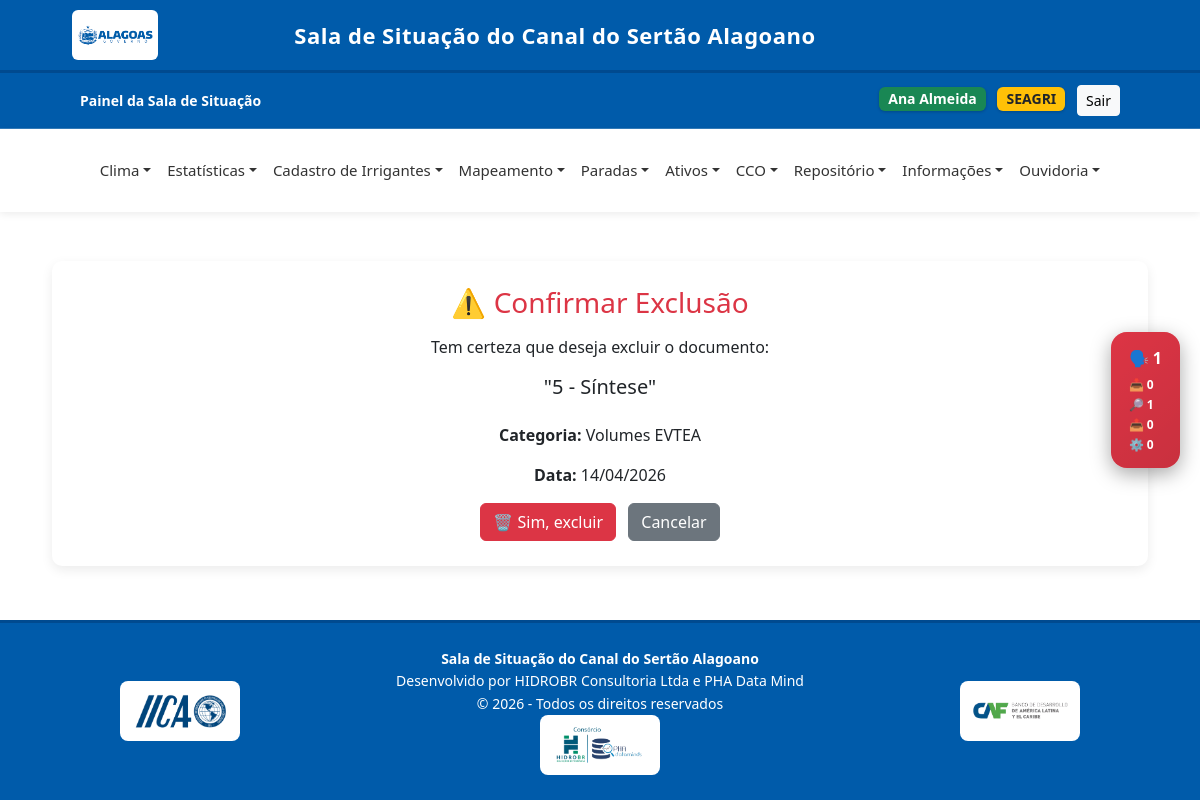
The page /documentos/11/excluir/ (signed in) on the database its author committed.
### core/models.py (models this page shows, shortened)
class User(AbstractUser):
    GRUPOS_CHOICES = [
        ('seinfra', 'SEINFRA'),
        ('casal', 'CASAL'),
        ('segov', 'SEGOV'),
        ('seagri', 'SEAGRI'),
        ('arsal', 'ARSAL'),
        ('sefaz', 'SEFAZ'),
        ('iica', 'IICA'),
    ]
    grupo = models.CharField(max_length=50, choices=GRUPOS_CHOICES, blank=True, null=True)
    email = models.EmailField()
    groups = models.ManyToManyField(Group, related_name="+", blank=True)
    user_permissions = models.ManyToManyField(Permission, related_name="+", blank=True)

class Documento(models.Model):
    titulo = models.CharField(max_length=255)
    arquivo = models.FileField(upload_to='documentos/')
    descricao = models.TextField(blank=True, null=True)
    categoria = models.ForeignKey(
        CategoriaDocumento,
        on_delete=models.SET_NULL,
        null=True,
        blank=True
    )
    data_upload = models.DateTimeField(auto_now_add=True)
    cadastrante = models.ForeignKey(
        User,
        on_delete=models.SET_NULL,
        null=True,
        blank=True
    )

class CategoriaDocumento(models.Model):
    nome = models.CharField(max_length=255)
    pai = models.ForeignKey(
        'self',
        on_delete=models.CASCADE,
        null=True,
        blank=True,
        related_name='subcategorias'
    )
    descricao = models.TextField(blank=True, null=True)
    def __str__(self):
        return self.nome

### core/views.py (the view)
# urls.py: path('documentos/<int:documento_id>/excluir/', views.excluir_documento, name='excluir_documento'),
@login_required
def excluir_documento(request, documento_id):
    documento = get_object_or_404(Documento, id=documento_id)
    if request.method == 'POST':
        documento.delete()
        return redirect('lista_documentos')
    return render(request, 'documentos/confirmar_exclusao.html', {
        'objeto': documento
    })

### templates/documentos/confirmar_exclusao.html (shortened to what this page needs)
{% extends 'base.html' %}
{% block content %}
<div class="container mt-4">
    <div class="card-custom text-center">
        <h3 class="text-danger mb-3">⚠️ Confirmar Exclusão</h3>
        <p>
            Tem certeza que deseja excluir o documento:
        </p>
        <h5 class="mb-4">
            "{{ objeto.titulo }}"
        </h5>
        <p><strong>Categoria:</strong> {{ objeto.categoria }}</p>
        <p><strong>Data:</strong> {{ objeto.data_upload|date:"d/m/Y" }}</p>
        <form method="post">
            <button type="submit" class="btn btn-danger me-2">
                🗑 Sim, excluir
            </button>
            <a href="{% url 'lista_documentos' %}" class="btn btn-secondary">
                Cancelar
            </a>
        </form>
    </div>
</div>
{% endblock %}

### templates/base.html (shortened to what this page needs)
{% load static %}
<!DOCTYPE html>
<html lang="pt-br">
<head>
    <link rel="stylesheet" href="{% static 'css/base.css' %}">
    <link href="https://cdn.jsdelivr.net/npm/bootstrap@5.3.0/dist/css/bootstrap.min.css" rel="stylesheet">
    <link rel="stylesheet" href="https://unpkg.com/leaflet/dist/leaflet.css"/>
</head>
<body>
<div class="header-institucional">
    <div class="container-fluid d-flex align-items-center justify-content-between">
        <div class="d-flex align-items-center">
            <img src="{% static 'img/governo.png' %}" height="100" class="me-4">
        </div>
        <div class="titulo-sistema text-center">
            <a class="navbar-brand align-items-center" href="{% url 'home' %}">
                Sala de Situação do Canal do Sertão Alagoano
            </a>
        </div>
    </div>
</div>
<div class="navbar-custom d-flex justify-content-between align-items-center">
    <div>
        <a class="navbar-brand align-items-center" href="{% url 'home' %}">
            <span><strong>Painel da Sala de Situação</strong></span>
        </a>
    </div>
    <div>
        {% if user.is_authenticated %}
            <span class="badge bg-success badge-usuario me-2">
                {{ user.get_full_name|default:user.username }}
            </span>
            <span class="badge bg-warning text-dark badge-usuario me-2">
                {{ user.get_grupo_display }}
            </span>
            <form action="{% url 'logout' %}" method="post" style="display:inline;">
                <button type="submit" class="btn btn-light btn-sm">Sair</button>
            </form>
        {% endif %}
    </div>
</div>
{% if user.is_authenticated %}
<nav class="navbar navbar-expand-lg navbar-light">
    <div class="container-fluid">
        <div class="collapse navbar-collapse justify-content-center" id="navbarMenu">
            <ul class="navbar-nav">
                <li class="nav-item dropdown">
                    <a class="nav-link dropdown-toggle" href="#">Clima</a>
                </li>
                <li class="nav-item dropdown">
                    <a class="nav-link dropdown-toggle" href="#">Estatísticas</a>
                </li>
                <li class="nav-item dropdown">
                    <a class="nav-link dropdown-toggle" href="#">Cadastro de Irrigantes</a>
                </li>
                <li class="nav-item dropdown">
                    <a class="nav-link dropdown-toggle" href="#">Mapeamento</a>
                </li>
                <li class="nav-item dropdown">
                    <a class="nav-link dropdown-toggle" href="#">Paradas</a>
                </li>
                <li class="nav-item dropdown">
                    <a class="nav-link dropdown-toggle" href="#">Ativos</a>
                </li>
                <li class="nav-item dropdown">
                    <a class="nav-link dropdown-toggle" href="#">CCO</a>
                </li>
                <li class="nav-item dropdown">
                    <a class="nav-link dropdown-toggle" href="#">Repositório</a>
                </li>
                <li class="nav-item dropdown">
                    <a class="nav-link dropdown-toggle" href="#">Informações</a>
                </li>
                {% if user.grupo == 'seagri' or user.grupo == 'casal' %}
                    <li class="nav-item dropdown">
                        <a class="nav-link dropdown-toggle" href="{% url 'lista_manifestacoes' %}">Ouvidoria</a>
                    </li>
                {% endif %}
            </ul>
        </div>
    </div>
</nav>
{% endif %}
<div class="container-main">
    {% block content %}
    {% endblock %}
</div>
<footer class="footer-institucional">
    <div class="container">
        <div class="row align-items-center">
            <div class="col-md-3 text-center text-md-start mb-3 mb-md-0">
                <div class="logo-box">
                    <img src="{% static 'img/iica.png' %}" alt="IICA">
                </div>
            </div>
            <div class="col-md-6 text-center footer-texto">
                <strong>Sala de Situação do Canal do Sertão Alagoano</strong><br>
                Desenvolvido por HIDROBR Consultoria Ltda e PHA Data Mind<br>
                © {% now "Y" %} - Todos os direitos reservados
                <div class="logo-box">
                    <img src="{% static 'img/hidro-pha.png' %}" alt="Hidro-PHA">
                </div>
            </div>
            <div class="col-md-3 text-center text-md-end">
                <div class="logos-direita">
                    <div class="logo-box">
                        <img src="{% static 'img/caf.png' %}" alt="CAF">
                    </div>
                </div>
            </div>
        </div>
    </div>
</footer>
{% if user.grupo == 'seagri' or user.grupo == 'casal' %}
    {% if total_manifestacoes > 0 %}
        <div id="ouvidoriaBadge" class="ouvidoria-badge">
            <a href="{% url 'lista_manifestacoes' %}">
                <div class="badge-main">🗣️ {{ total_manifestacoes }}</div>
                <div class="badge-sub">
                  <div>📥 {{ recebido }} </div>
                  <div>🔎 {{ em_analise }} </div>
                  <div>📤 {{ encaminhado }} </div>
                  <div>⚙️ {{ em_andamento }} </div>
                </div>
            </a>
        </div>
    {% endif %}
{% endif %}
</body>
</html>

### static/css/base.css (style rules this page uses)
html, body { height: 100%; }
body { margin: 0; font-family: Arial, Helvetica, sans-serif; background-color: #f4f6f9; display: flex; flex-direction: column; min-height: 100vh; }
.container-main { flex: 1; padding: 25px 40px; }
.header-institucional { background-color: #005baa; padding: 10px 60px; color: white; border-bottom: 3px solid #004a8f; }
.header-institucional img { max-height: 50px; background-color: white; padding: 6px 5px; border-radius: 6px; margin-right: 15px; }
.titulo-sistema { font-size: 22px; font-weight: bold; letter-spacing: 0.5px; }
.navbar-custom { background-color: #005baa; color: white; padding: 12px 80px; font-size: 14px; border-bottom: 1px solid rgba(255,255,255,0.2); }
.navbar-custom a { color: white; text-decoration: none; margin-right: 15px; font-weight: 500; }
.badge-usuario { font-size: 14px !important; padding: 8px 12px; border-radius: 6px !important; box-shadow: 0 1px 3px rgba(0,0,0,0.2) !important; }
.navbar { background-color: #ffffff; min-height: 75px; box-shadow: 0 2px 8px rgba(0,0,0,0.08); z-index: 1000; padding-left: 60px; padding-right: 60px; }
.navbar .nav-link { color: #333 !important; font-weight: 500; padding: 22px 12px; font-size: 15px; }
.dropdown-toggle::after { transition: 0.3s; }
.card-custom { background: white; border-radius: 10px; padding: 25px; box-shadow: 0 4px 12px rgba(0,0,0,0.08); margin-bottom: 25px; border: none; }
.footer-institucional { background-color: #005baa; color: white; padding: 25px 40px; border-top: 3px solid #004a8f; font-size: 14px; margin-top: auto; }
.footer-texto { line-height: 1.6; }
.logo-box { width: 120px; height: 60px; background-color: white; border-radius: 8px; display: flex; align-items: center; justify-content: center; padding: 6px; margin: 0 auto; overflow: hidden; }
.logo-box img { width: auto; height: auto; max-width: 100%; max-height: 100%; display: block; }
.logos-direita { display: flex; gap: 10px; justify-content: center; }
.ouvidoria-badge { position: fixed; top: 50%; right: 20px; transform: translateY(-50%); background: linear-gradient(135deg, #dc3545, #bb2d3b); color: #fff; padding: 14px 18px; border-radius: 16px; font-weight: 600; font-size: 14px; display: flex; flex-direction: column; align-items: center; box-shadow: 0 6px 20px rgba(0,0,0,0.35); z-index: 999999; cursor: pointer; user-select: none; transition: all 0.25s ease; }
.ouvidoria-badge a { color: white; text-decoration: none; display: flex; flex-direction: column; align-items: center; }
.badge-main { font-size: 16px; font-weight: bold; margin-bottom: 6px; }
.badge-sub { font-size: 12px; display: flex; flex-direction: column; align-items: flex-start; gap: 2px; width: 100%; }
.ouvidoria-badge::after { content: ''; position: absolute; width: 100%; height: 100%; border-radius: 16px; background: rgba(220, 53, 69, 0.4); top: 0; left: 0; z-index: -1; animation: pulse 1.8s infinite; }

### rows shown on the page
User: get_full_name "Ana Almeida", grupo "SEAGRI"
Documento: titulo "5 - Síntese", categoria "Volumes EVTEA", data_upload "14/04/2026"

### other values the page prints
{{ total_manifestacoes }} "1"
{{ recebido }} "0"
{{ em_analise }} "1"
{{ encaminhado }} "0"
{{ em_andamento }} "0"
